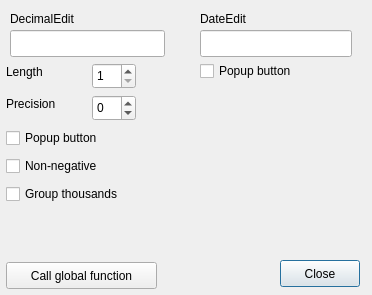
<?xml version="1.0" encoding="UTF-8"?>
<ui version="4.0">
 <class>Dialog</class>
 <widget class="QDialog" name="Dialog">
  <property name="geometry">
   <rect>
    <x>0</x>
    <y>0</y>
    <width>372</width>
    <height>295</height>
   </rect>
  </property>
  <property name="sizePolicy">
   <sizepolicy hsizetype="MinimumExpanding" vsizetype="MinimumExpanding">
    <horstretch>0</horstretch>
    <verstretch>0</verstretch>
   </sizepolicy>
  </property>
  <property name="minimumSize">
   <size>
    <width>372</width>
    <height>295</height>
   </size>
  </property>
  <widget class="QLabel" name="label_3">
   <property name="geometry">
    <rect>
     <x>10</x>
     <y>10</y>
     <width>94</width>
     <height>18</height>
    </rect>
   </property>
   <property name="sizePolicy">
    <sizepolicy hsizetype="Preferred" vsizetype="Maximum">
     <horstretch>0</horstretch>
     <verstretch>0</verstretch>
    </sizepolicy>
   </property>
   <property name="text">
    <string>DecimalEdit</string>
   </property>
  </widget>
  <widget class="QLabel" name="label_4">
   <property name="geometry">
    <rect>
     <x>200</x>
     <y>10</y>
     <width>71</width>
     <height>18</height>
    </rect>
   </property>
   <property name="sizePolicy">
    <sizepolicy hsizetype="Preferred" vsizetype="Maximum">
     <horstretch>0</horstretch>
     <verstretch>0</verstretch>
    </sizepolicy>
   </property>
   <property name="text">
    <string>DateEdit</string>
   </property>
  </widget>
  <widget class="QCheckBox" name="dteShowSelector">
   <property name="geometry">
    <rect>
     <x>200</x>
     <y>60</y>
     <width>130</width>
     <height>22</height>
    </rect>
   </property>
   <property name="text">
    <string>Popup button</string>
   </property>
  </widget>
  <widget class="QPushButton" name="Close">
   <property name="geometry">
    <rect>
     <x>280</x>
     <y>260</y>
     <width>80</width>
     <height>27</height>
    </rect>
   </property>
   <property name="sizePolicy">
    <sizepolicy hsizetype="Fixed" vsizetype="Fixed">
     <horstretch>0</horstretch>
     <verstretch>0</verstretch>
    </sizepolicy>
   </property>
   <property name="text">
    <string>Close</string>
   </property>
  </widget>
  <widget class="QPushButton" name="testGm">
   <property name="geometry">
    <rect>
     <x>6</x>
     <y>262</y>
     <width>151</width>
     <height>27</height>
    </rect>
   </property>
   <property name="text">
    <string>Call global function</string>
   </property>
  </widget>
  <widget class="QCheckBox" name="dceNonNegative">
   <property name="geometry">
    <rect>
     <x>6</x>
     <y>155</y>
     <width>149</width>
     <height>22</height>
    </rect>
   </property>
   <property name="text">
    <string>Non-negative</string>
   </property>
  </widget>
  <widget class="QCheckBox" name="dceSeparateThousands">
   <property name="geometry">
    <rect>
     <x>6</x>
     <y>183</y>
     <width>149</width>
     <height>22</height>
    </rect>
   </property>
   <property name="text">
    <string>Group thousands</string>
   </property>
  </widget>
  <widget class="QCheckBox" name="dceShowSelector">
   <property name="geometry">
    <rect>
     <x>6</x>
     <y>127</y>
     <width>130</width>
     <height>22</height>
    </rect>
   </property>
   <property name="text">
    <string>Popup button</string>
   </property>
  </widget>
  <widget class="QLabel" name="label">
   <property name="geometry">
    <rect>
     <x>6</x>
     <y>63</y>
     <width>42</width>
     <height>18</height>
    </rect>
   </property>
   <property name="text">
    <string>Length</string>
   </property>
  </widget>
  <widget class="QLabel" name="label_2">
   <property name="geometry">
    <rect>
     <x>6</x>
     <y>95</y>
     <width>64</width>
     <height>18</height>
    </rect>
   </property>
   <property name="text">
    <string>Precision</string>
   </property>
  </widget>
  <widget class="QSpinBox" name="dceTotalDigits">
   <property name="geometry">
    <rect>
     <x>92</x>
     <y>63</y>
     <width>44</width>
     <height>26</height>
    </rect>
   </property>
   <property name="minimum">
    <number>1</number>
   </property>
   <property name="maximum">
    <number>28</number>
   </property>
  </widget>
  <widget class="QSpinBox" name="dceFractionDigits">
   <property name="geometry">
    <rect>
     <x>92</x>
     <y>95</y>
     <width>44</width>
     <height>26</height>
    </rect>
   </property>
   <property name="minimum">
    <number>-1</number>
   </property>
   <property name="maximum">
    <number>28</number>
   </property>
  </widget>
  <widget class="DateEdit" name="dateEdit">
   <property name="geometry">
    <rect>
     <x>200</x>
     <y>30</y>
     <width>152</width>
     <height>27</height>
    </rect>
   </property>
  </widget>
  <widget class="DecimalEdit" name="decimalEdit">
   <property name="geometry">
    <rect>
     <x>10</x>
     <y>30</y>
     <width>155</width>
     <height>27</height>
    </rect>
   </property>
  </widget>
 </widget>
 <customwidgets>
  <customwidget>
   <class>DateEdit</class>
   <extends>QLineEdit</extends>
   <header>wic.widgets.date_edit</header>
  </customwidget>
  <customwidget>
   <class>DecimalEdit</class>
   <extends>QLineEdit</extends>
   <header>wic.widgets.decimal_edit</header>
  </customwidget>
 </customwidgets>
 <tabstops>
  <tabstop>decimalEdit</tabstop>
  <tabstop>dateEdit</tabstop>
  <tabstop>dceTotalDigits</tabstop>
  <tabstop>dceFractionDigits</tabstop>
  <tabstop>dceShowSelector</tabstop>
  <tabstop>dceNonNegative</tabstop>
  <tabstop>dceSeparateThousands</tabstop>
  <tabstop>dteShowSelector</tabstop>
  <tabstop>testGm</tabstop>
  <tabstop>Close</tabstop>
 </tabstops>
 <resources/>
 <connections>
  <connection>
   <sender>Close</sender>
   <signal>clicked()</signal>
   <receiver>Dialog</receiver>
   <slot>close()</slot>
   <hints>
    <hint type="sourcelabel">
     <x>327</x>
     <y>271</y>
    </hint>
    <hint type="destinationlabel">
     <x>185</x>
     <y>147</y>
    </hint>
   </hints>
  </connection>
 </connections>
</ui>
